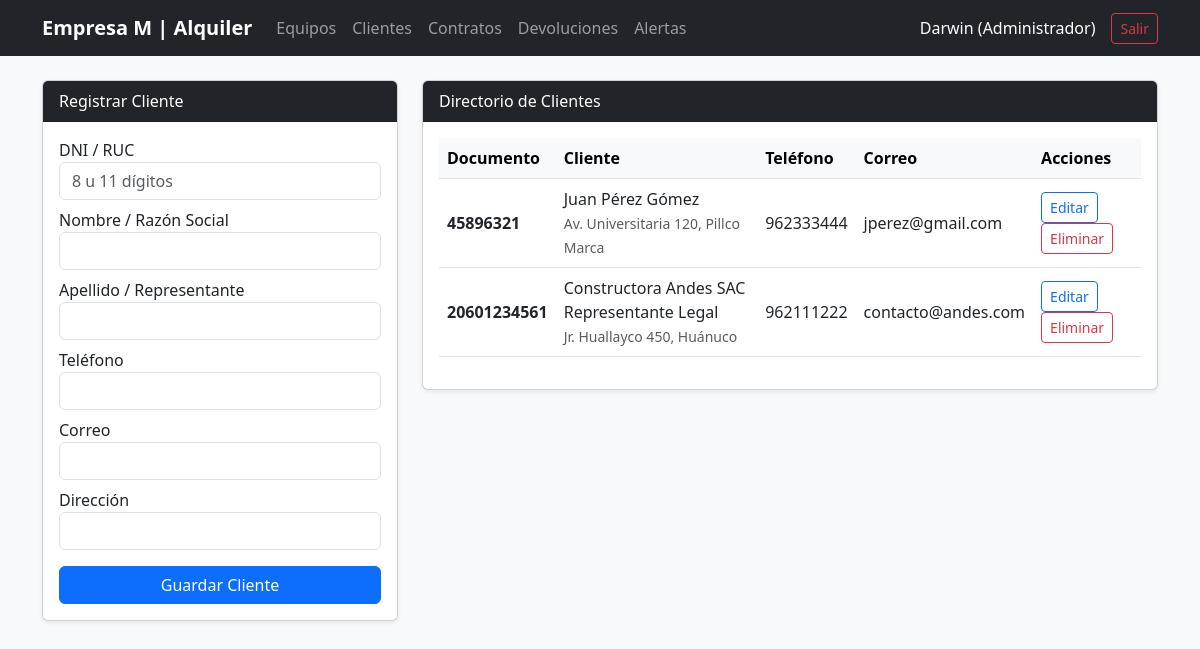
The page /index.php?action=clientes (signed in) on the database as committed earlier.
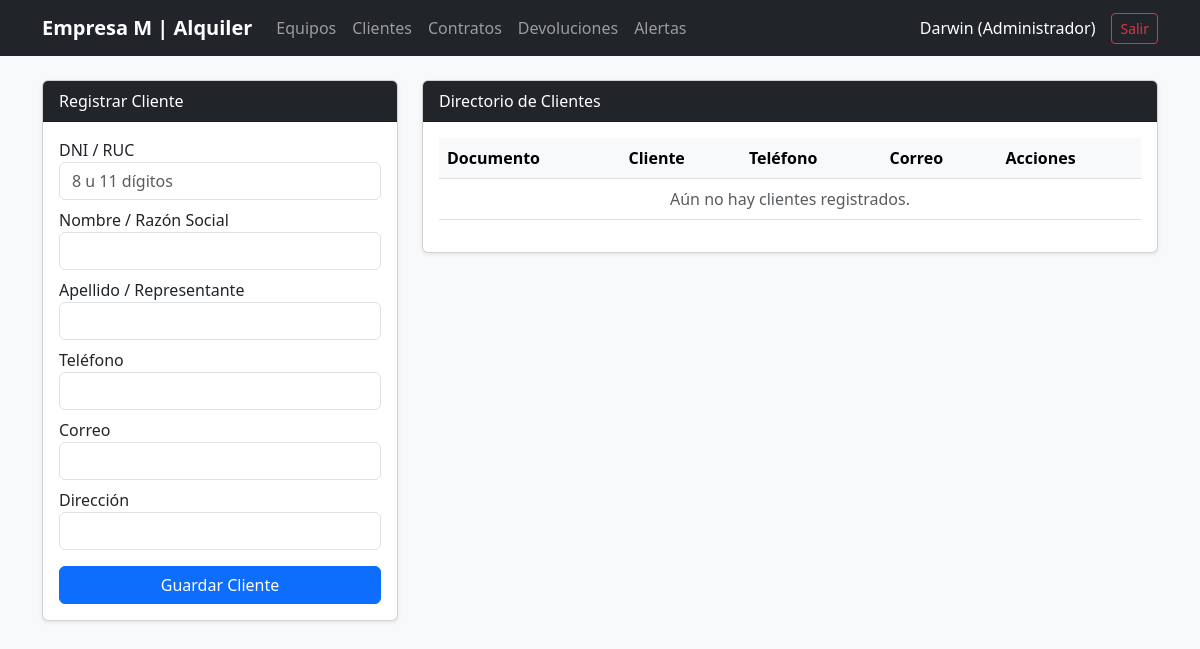
The same page on the database as committed later.
### tables this page shows
CREATE TABLE cliente (
    id_cliente INT AUTO_INCREMENT PRIMARY KEY,
    documento VARCHAR(20) NOT NULL UNIQUE,
    nombre VARCHAR(100) NOT NULL,
    apellido VARCHAR(100) NOT NULL,
    telefono VARCHAR(20),
    correo VARCHAR(120),
    direccion VARCHAR(200)
);

### controllers/ClienteController.php (called while the page is built, shortened)
<?php
require_once __DIR__ . '/../models/Cliente.php';
class ClienteController {
    public function index() {
        $clienteModel = new Cliente();
        $clientes = $clienteModel->listar();
        require __DIR__ . '/../views/layout/header.php';
        require __DIR__ . '/../views/clientes/index.php';
        require __DIR__ . '/../views/layout/footer.php';
    }
}

### config/Conexion.php (called while the page is built)
<?php
class Conexion {
    private static $host = "localhost";
    private static $db = "bd_alquiler_maquinaria";
    private static $user = "root";
    private static $pass = "";
    public static function conectar() {
        try {
            $dsn = "mysql:host=" . self::$host . ";dbname=" . self::$db . ";charset=utf8mb4";
            $pdo = new PDO($dsn, self::$user, self::$pass);
            $pdo->setAttribute(PDO::ATTR_ERRMODE, PDO::ERRMODE_EXCEPTION);
            $pdo->setAttribute(PDO::ATTR_DEFAULT_FETCH_MODE, PDO::FETCH_ASSOC);
            return $pdo;
        } catch (PDOException $e) {
            die("Error de conexión: " . $e->getMessage());
        }
    }
}

### models/Cliente.php (called while the page is built, shortened)
<?php
require_once __DIR__ . '/../config/Conexion.php';
class Cliente {
    private $pdo;
    public function __construct() { $this->pdo = Conexion::conectar(); }
    public function listar() {
        return $this->pdo->query("SELECT * FROM cliente ORDER BY id_cliente DESC")->fetchAll();
    }
}

### views/clientes/index.php (the view, shortened to what the changed rows need)
<div class="row">
    <div class="col-md-8">
        <div class="card shadow-sm">
            <div class="card-body table-responsive">
                <table class="table table-hover align-middle">
                    <thead class="table-light">
                        <tr>
                            <th>Documento</th>
                            <th>Cliente</th>
                            <th>Teléfono</th>
                            <th>Correo</th>
                            <th>Acciones</th>
                        </tr>
                    </thead>
                    <tbody>
                        <?php if (empty($clientes)): ?>
                            <tr><td colspan="5" class="text-center text-muted">Aún no hay clientes registrados.</td></tr>
                        <?php endif; ?>
                        <?php foreach ($clientes as $cli): ?>
                        <tr>
                            <td><strong><?= htmlspecialchars($cli['documento']) ?></strong></td>
                            <td><?= htmlspecialchars($cli['nombre'] . ' ' . $cli['apellido']) ?><br><small class="text-muted"><?= htmlspecialchars($cli['direccion']) ?></small></td>
                            <td><?= htmlspecialchars($cli['telefono']) ?></td>
                            <td><?= htmlspecialchars($cli['correo']) ?></td>
                            <td>
                                <a href="index.php?action=clientes&editar=<?= $cli['id_cliente'] ?>" class="btn btn-sm btn-outline-primary">Editar</a>
                                <a href="index.php?action=clientes&eliminar=<?= $cli['id_cliente'] ?>" class="btn btn-sm btn-outline-danger" onclick="return confirm('¿Eliminar cliente?')">Eliminar</a>
                            </td>
                        </tr>
                        <?php endforeach; ?>
                    </tbody>
                </table>
            </div>
        </div>
    </div>
</div>

Rows that differ between the two databases and show on the page:
removed cliente: documento "45896321", nombre+apellido "Juan Pérez Gómez", direccion "Av. Universitaria 120, Pillco Marca", telefono "962333444", correo "jperez@gmail.com"
removed cliente: documento "20601234561", nombre+apellido "Constructora Andes SAC Representante Legal", direccion "Jr. Huallayco 450, Huánuco", telefono "962111222", correo "contacto@andes.com"
Other text that changed with them:
text now shown: "Aún no hay clientes registrados."
